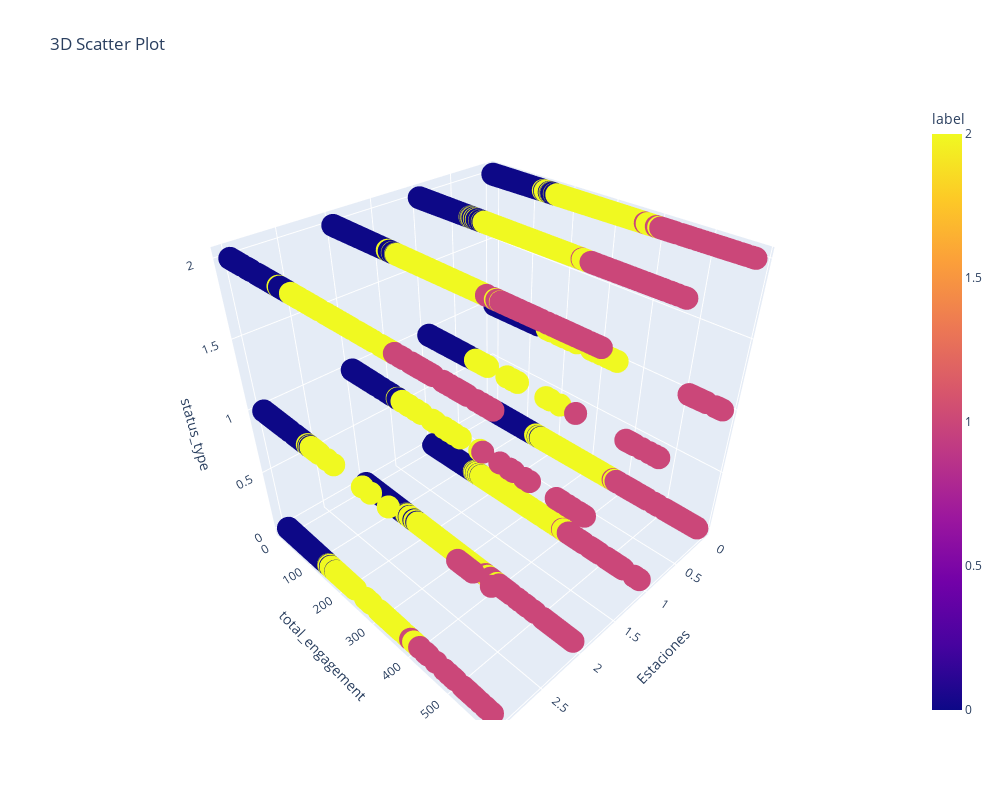

The notebook cell saved with this chart:
### Markdown cell above
Ahora vamos a utilizar un modelo de clasificación que prediga las 3 clases

### Code cell
fig = px.scatter_3d(conjunto_clusterizar, x='Estaciones', y='total_engagement', z='status_type',
                    color='label',
                    title="3D Scatter Plot")
fig.update_layout(
    autosize=False,
    width=1000,
    height=800,)

### Figure 1 — Plotly figure (JSON) as saved in the notebook; plotly's stock layout.template omitted (floating-point values rounded to 4 significant figures; data arrays with more than 128 entries replaced by an {"elided": "..."} marker saying what was removed)
{"data": [{"hovertemplate": "Estaciones=%{x}<br>total_engagement=%{y}<br>status_type=%{z}<br>label=%{marker.color}<extra></extra>", "legendgroup": "", "marker": {"color": {"elided": "6345 int values"}, "coloraxis": "coloraxis", "symbol": "circle"}, "mode": "markers", "name": "", "scene": "scene", "showlegend": false, "type": "scatter3d", "x": {"elided": "6345 int values"}, "y": {"elided": "6345 int values"}, "z": {"elided": "6345 int values"}}], "layout": {"autosize": false, "coloraxis": {"colorbar": {"title": {"text": "label"}}, "colorscale": [[0, "#0d0887"], [0.1111, "#46039f"], [0.2222, "#7201a8"], [0.3333, "#9c179e"], [0.4444, "#bd3786"], [0.5556, "#d8576b"], [0.6667, "#ed7953"], [0.7778, "#fb9f3a"], [0.8889, "#fdca26"], [1, "#f0f921"]]}, "height": 800, "legend": {"tracegroupgap": 0}, "scene": {"domain": {"x": [0, 1], "y": [0, 1]}, "xaxis": {"title": {"text": "Estaciones"}}, "yaxis": {"title": {"text": "total_engagement"}}, "zaxis": {"title": {"text": "status_type"}}}, "title": {"text": "3D Scatter Plot"}, "width": 1000}}
